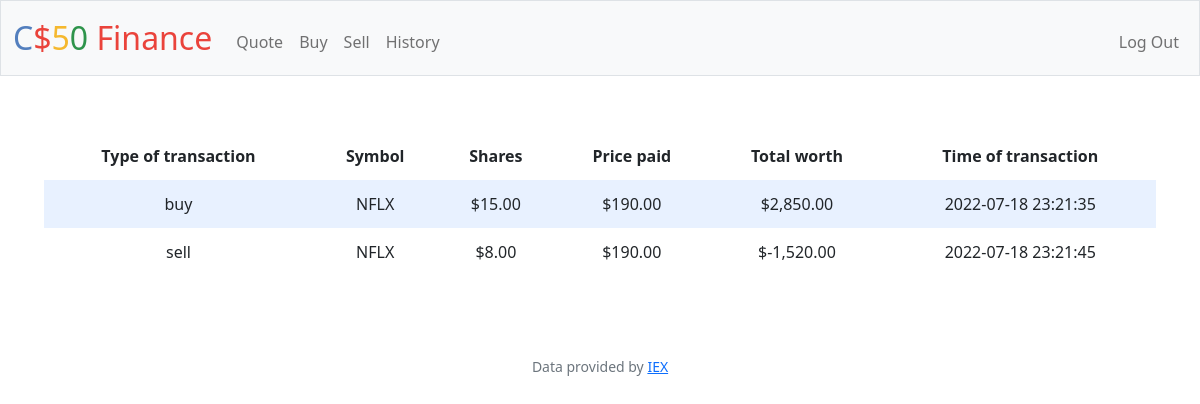
The app's page /history (signed in) with its own data.
### tables this page shows
CREATE TABLE historic (
purchase_id INTEGER PRIMARY KEY AUTOINCREMENT NOT NULL,
    client_id INTEGER NOT NULL,
type INTEGER NOT NULL,
    symbol TEXT NOT NULL,
    Price INTEGER NOT NULL,
    shares INTEGER NOT NULL,
    total INTEGER NOT NULL,
    timeOftransaction date NOT NULL DEFAULT CURRENT_TIMESTAMP, latest_price int, total_worth int, difference int, averange_price int, percentage int,
    FOREIGN KEY(client_id) REFERENCES users(id)
);

### app.py (the view)
@app.route("/history")
@login_required
def history():
    table = db.execute("SELECT type, symbol, Price, shares, total, timeOftransaction FROM historic WHERE client_id = ?" , session["user_id"])
    return render_template("history.html", table=table)

### app.py (called while the page is built)
@app.after_request
def after_request(response):
    response.headers["Cache-Control"] = "no-cache, no-store, must-revalidate"
    response.headers["Expires"] = 0
    response.headers["Pragma"] = "no-cache"
    return response

### helpers.py (called while the page is built)
def login_required(f):
    @wraps(f)
    def decorated_function(*args, **kwargs):
        if session.get("user_id") is None:
            return redirect("/login")
        return f(*args, **kwargs)
    return decorated_function

def usd(value):
    return f"${value:,.2f}"

### templates/history.html (shortened to what this page needs)
{% extends "layout.html" %}
{% block main %}
<div class="section">
        <table>
        <thead>
            <tr>
                <th>Type of transaction</th>
                <th>Symbol</th>
                <th>Shares</th>
                <th>Price paid</th>
                <th>Total worth</th>
                <th>Time of transaction</th>
            </tr>
        </thead>
        <tbody>
            {% for table in table %}
            <tr>
                <td>{{ table.type }}</td>
                <td>{{ table.symbol }}</td>
                <td>{{ table.shares | usd }}</td>
                <td>{{ table.Price | usd }}</td>
                <td>{{ table.total | usd }}</td>
                <td>{{ table.timeOftransaction }}</td>
            </tr>
            {% endfor %}
</table>
</div>
{% endblock %}

### static/styles.css (style rules this page uses)
.section { padding-bottom: 1rem; padding-left: 2rem; padding-right: 2rem; padding-top: 0.5rem; }
table { background-color: transparent; margin-bottom: 1rem; width: 100%; }
table th, table td { padding: 0.75rem; vertical-align: middle; }
tbody tr:nth-of-type(odd) { background-color: rgb(179, 208, 255, 0.3) }

### records on screen
historic: type "buy", symbol "NFLX", shares "$15.00", Price "$190.00", total "$2,850.00", timeOftransaction "2022-07-18 23:21:35"
historic: type "sell", symbol "NFLX", shares "$8.00", Price "$190.00", total "$-1,520.00", timeOftransaction "2022-07-18 23:21:45"
